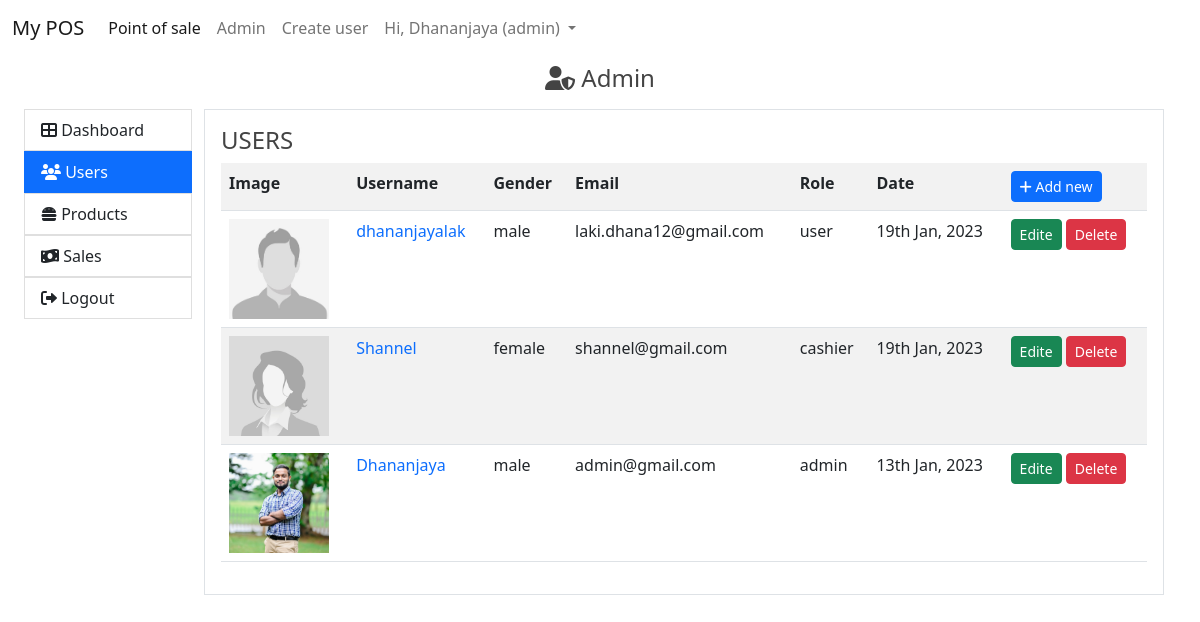
The app's page /index.php?pg=admin&tab=users (signed in) with its own data.
### tables this page shows
CREATE TABLE `users` (
  `id` int(11) NOT NULL,
  `username` varchar(128) NOT NULL,
  `email` varchar(128) NOT NULL,
  `password` varchar(128) NOT NULL,
  `role` varchar(128) NOT NULL,
  `date` datetime NOT NULL,
  `image` varchar(128) NOT NULL,
  `gender` varchar(10) NOT NULL DEFAULT 'male',
  `deletable` tinyint(1) NOT NULL DEFAULT 1
);

### app/core/database.php (called while the page is built)
<?php
class Database
{
	protected function db_connect()
	{
		$DBHOST = "localhost";
		$DBNAME = "pos_db";
		$DBUSER = "root";
		$DBPASS = "";
		$DBDRIVER = "mysql";
		try {
			$con = new PDO("$DBDRIVER:host=$DBHOST;dbname=$DBNAME",$DBUSER,$DBPASS);
		} catch (Exception $e) {
			echo $e->getMessage();
		}
		return $con;
	}
	public function query($query,$data=array())
	{
		$con = $this->db_connect();
		$smt = $con->prepare($query);
		$check = $smt->execute($data);
		if($check)
		{
			$result = $smt->fetchAll(PDO::FETCH_ASSOC);
			if(is_array($result) && count($result) > 0)
			{
				return $result;
			}
		}
		return false;
	}
}

### app/core/functions.php (called while the page is built, shortened)
<?php
function esc($str)
{
	return htmlspecialchars($str);
}
function crop($filename,$size = 600,$type = 'product')
{
	$ext = strtolower(pathinfo($filename,PATHINFO_EXTENSION));
	$cropped_file = preg_replace("/\.$ext$/", "_cropped.".$ext, $filename);
	if (file_exists($cropped_file))
	{
		return $cropped_file;
	}
	if (!file_exists($filename))
	{
		if ($type == "male")
		{
			return 'assets/images/user_male.jpg';
		}else if($type == "female"){
			return 'assets/images/user_female.jpg';
		}else{
			return 'assets/images/no_image.jpg';
		}
	}
	return $cropped_file;
}

### app/views/admin/users.view.php (the view, shortened to what this page needs)
<div class="table-responsive">
	<table class="table table-striped table-hover">
		<tr>
			<th>Image</th>
			<th>Username</th>
			<th>Gender</th>
			<th>Email</th>
			<th>Role</th>
			<th>Date</th>
			<th>
				<a href="index.php?pg=signup">
					<button class="btn btn-primary btn-sm"> <i class="fa fa-plus"></i> Add new</button>
				</a>
			</th>
		</tr>
		<?php if(!empty($users)):?>
			<?php foreach($users as $user):?>
				<tr>
					<td>
						<a href="index.php?pg=user-edit&id=<?=$user['id']?>">
							<img src="<?php echo crop($user['image'],600,$user['gender'])?>" style="width: 100%; max-width:100px;">
						</a>
					</td>
					<td>
						<a href="index.php?pg=profile&id=<?=$user['id']?>">
							<?=esc($user['username'])?>
						</a>
					</td>
					<td><?=esc($user['gender'])?></td>
					<td><?=esc($user['email'])?></td>
					<td><?=esc($user['role'])?></td>
					<td><?=date("jS M, Y", strtotime($user['date']))?></td>
					<td>
						<a href="index.php?pg=edit-user&id=<?=$user['id']?>">
							<button class="btn btn-success btn-sm">Edite</button>
						</a>
						<a href="index.php?pg=delete-user&id=<?=$user['id']?>">
							<button class="btn btn-danger btn-sm">Delete</button>
						</a>
					</td>
				</tr>
			<?php endforeach;?>
		<?php endif;?>
	</table>
</div>

### public/assets/css/main.css (style rules this page uses)
body a { text-decoration: none; }

### records on screen
users: image+gender (picture), username "dhananjayalak", gender "male", email "laki.dhana12@gmail.com", role "user", date "19th Jan, 2023"
users: image+gender (picture), username "Shannel", gender "female", email "shannel@gmail.com", role "cashier", date "19th Jan, 2023"
users: shows a picture, username "Dhananjaya", gender "male", email "admin@gmail.com", role "admin", date "13th Jan, 2023"

### other values on screen
APP_NAME "My POS"
auth('username') "Dhananjaya"
Auth::get('role') "admin"
$tab "USERS"
